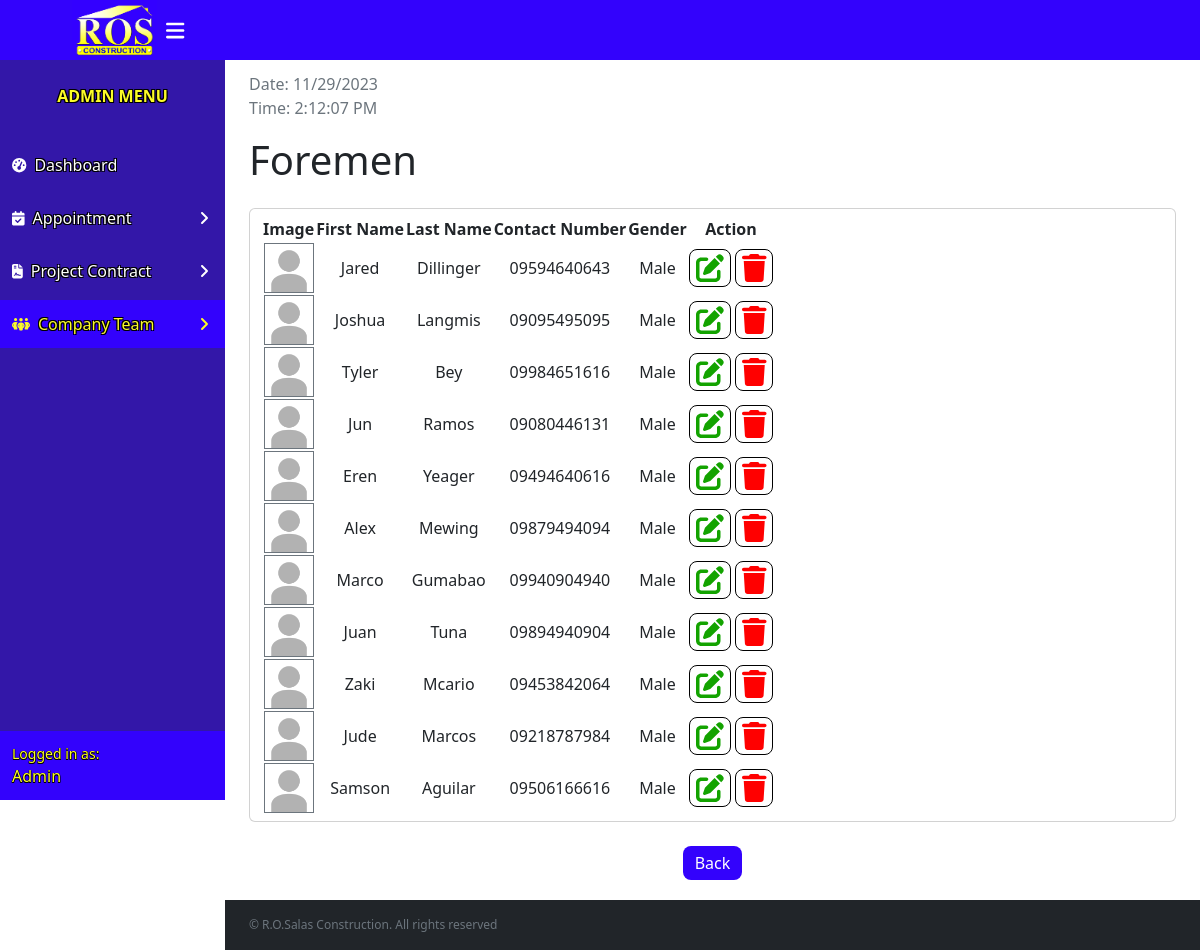
Page /php/allList.php?position=Foreman (signed in) on the committed database.
### tables this page shows
CREATE TABLE `employee` (
  `ID` int(11) NOT NULL,
  `teamID` int(11) DEFAULT NULL,
  `fname` varchar(255) NOT NULL,
  `lname` varchar(255) NOT NULL,
  `number` varchar(128) NOT NULL,
  `gender` varchar(128) NOT NULL,
  `position` varchar(128) NOT NULL,
  `emp_img` varchar(255) NOT NULL
);

### php/allList.php (the view, shortened to what this page needs)
<?php
include 'login.php';
?>
<!DOCTYPE html>
<html lang="en">
<head>
    <link rel="stylesheet" href="../assets/css/bootstrap.min.css">
    <link rel="stylesheet" href="https://cdn.jsdelivr.net/npm/simple-datatables@7.3.0/dist/style.min.css">
    <link href="../assets/css/allList.css" rel="stylesheet">
</head>
<body class="sb-nav-fixed">
    <nav class="sb-topnav navbar navbar-expand navbar-dark bg-logo1">
        <a class="navbar-brand ps-5" href="dashboard.php">
            <img src="../assets/images/ros.jpg" alt="">
        </a>
        <button class="btn btn-link btn-sm order-lg-0 me-6 me-lg-4 " id="sidebarToggle" href="#"><i class="fas fa-bars fa-xl"></i></button>
    </nav>
    <div id="layoutSidenav">
        <div id="layoutSidenav_nav">
            <nav class="sb-sidenav accordion bg-logo2" id="sidenavAccordion">
                <div class="sb-sidenav-menu">
                    <div class="nav">
                        <div class="sb-sidenav-menu-heading">Admin Menu</div>
                        <a class="nav-link" href="dashboard.php">
                            <div class="sb-nav-link-icon"><i class="fas fa-tachometer-alt"></i></div>
                            Dashboard
                        </a>
                        <a class="nav-link collapsed" href="#" data-bs-toggle="collapse" data-bs-target="#appoitment" aria-expanded="false" aria-controls="collapseLayouts">
                            <div class="sb-nav-link-icon"><i class="fas fa-calendar-check"></i></div>
                            Appointment
                            <div class="sb-sidenav-collapse-arrow"><i class="fas fa-angle-down"></i></div>
                        </a>
                        <a class="nav-link collapsed" href="#" data-bs-toggle="collapse" data-bs-target="#project" aria-expanded="false" aria-controls="collapseLayouts">
                            <div class="sb-nav-link-icon"><i class="fa fa-file-contract"></i></div>
                            Project Contract
                            <div class="sb-sidenav-collapse-arrow"><i class="fas fa-angle-down"></i></div>
                        </a>
                        <a class="nav-link active collapsed" href="#" data-bs-toggle="collapse" data-bs-target="#team" aria-expanded="false" aria-controls="collapseLayouts">
                            <div class="sb-nav-link-icon"><i class="fas fa-people-group"></i></div>
                            Company Team
                            <div class="sb-sidenav-collapse-arrow"><i class="fas fa-angle-down"></i></div>
                        </a>
                    </div>
                </div>
                <div class="sb-sidenav-footer bg-logo1">
                    <div class="small">Logged in as:</div>
                    Admin
                </div>
            </nav>
        </div>
        <div id="layoutSidenav_content">
            <main>
                <?php
                if (isset($_GET['position'])) {
                    $position = mysqli_real_escape_string($conn, $_GET['position']);
                    $query = "SELECT * FROM `employee` WHERE `position` = '$position'";
                    $result = mysqli_query($conn, $query);
                ?>
                    <div class="container-fluid px-4">
                        <ol class="breadcrumb mb-1">
                            <li class="breadcrumb-item active"></li>
                        </ol>
                        <?php
                        if ($position == "Engineer") {
                            echo '<h1 class="mt-3 mb-4">Engineers</h1>';
                        } else if ($position == "Foreman") {
                            echo '<h1 class="mt-3 mb-4">Foremen</h1>';
                        } else if ($position == "Worker") {
                            echo '<h1 class="mt-3 mb-4">Workers</h1>';
                        } else if ($position == "Human Resource") {
                            echo '<h1 class="mt-3 mb-4">Human Resources</h1>';
                        }
                        ?>
                        <div class="card mb-4">
                            <div class="card-body">
                                <table id="datatablesSimple">
                                    <thead>
                                        <tr>
                                            <th>Image</th>
                                            <th>First Name</th>
                                            <th>Last Name</th>
                                            <th>Contact Number</th>
                                            <th>Gender</th>
                                            <th>Action</th>
                                        </tr>
                                    </thead>
                                    <tbody>
                                        <?php
                                        while ($row = mysqli_fetch_array($result)) {
                                        ?>
                                            <tr>
                                                <td><img src="<?php echo $row["emp_img"]; ?>" alt="Profile Photo" width="50" height="50" class="border border-secondary"></td>
                                                <td><?php echo $row["fname"]; ?></td>
                                                <td><?php echo $row["lname"]; ?></td>
                                                <td><?php echo $row["number"]; ?></td>
                                                <td><?php echo $row["gender"]; ?></td>
                                                <td>
                                                    <button type="button" class="popover pop1" data-bs-toggle="modal" data-bs-target="#update<?php echo $row['ID']; ?>"><i class="fas fa-pen-to-square fa-2xl" style="color: #13a300;"></i></button>
                                                    <button type="button" class="popover pop2" data-bs-toggle="modal" data-bs-target="#delete<?php echo $row['ID']; ?>"><i class="fas fa-trash fa-2xl" style="color: #ff0000;"></i></button>
                                                </td>
                                            </tr>
                                        <?php
                                        }
                                        ?>
                                    </tbody>
                                </table>
                            </div>
                        </div>
                        <div class="d-flex  justify-content-center">
                            <a class="back" href="emplist.php" role="button">Back</a>
                        </div>
                    </div>
                <?php
                }
                ?>
            </main>
            <footer class="py-4 bg-dark mt-auto">
                <div class="container-fluid px-4">
                    <div class="d-flex align-items-center justify-content-between">
                        <div class="text-muted">&copy; R.O.Salas Construction. All rights reserved</div>
                    </div>
                </div>
            </footer>
        </div>
    </div>
</body>
</html>

### rows in the picture
employee: emp_img (placeholder picture), fname "Jared", lname "Dillinger", number "09594640643", gender "Male"
employee: emp_img (placeholder picture), fname "Joshua", lname "Langmis", number "09095495095", gender "Male"
employee: emp_img (placeholder picture), fname "Tyler", lname "Bey", number "09984651616", gender "Male"
employee: emp_img (placeholder picture), fname "Jun", lname "Ramos", number "09080446131", gender "Male"
employee: emp_img (placeholder picture), fname "Eren", lname "Yeager", number "09494640616", gender "Male"
employee: emp_img (placeholder picture), fname "Alex", lname "Mewing", number "09879494094", gender "Male"
employee: emp_img (placeholder picture), fname "Marco", lname "Gumabao", number "09940904940", gender "Male"
employee: emp_img (placeholder picture), fname "Juan", lname "Tuna", number "09894940904", gender "Male"
employee: emp_img (placeholder picture), fname "Zaki", lname "Mcario", number "09453842064", gender "Male"
employee: emp_img (placeholder picture), fname "Jude", lname "Marcos", number "09218787984", gender "Male"
employee: emp_img (placeholder picture), fname "Samson", lname "Aguilar", number "09506166616", gender "Male"
